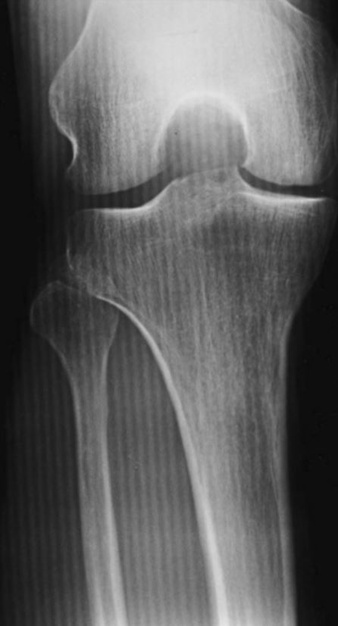
#> input picture DIP_Assignment2/image_1.JPG, 338 x 626 px, shrunk from 446 x 827 before the run
$ python 'Q1_(c)_Asgnmnt-2.py'
#> lines starting #> are read from the running program, lines starting #| are printed output that depends on the picture
''''
#Name- Zahir Khan (112202010)
#DIP Assignment2, Question 1.(c)
'''
# Import necessary libraries
import cv2
import matplotlib.pyplot as plt
import numpy as np
from scipy.signal import convolve2d as conv2


#Reading two Images
Im1=cv2.imread("image_1.JPG")
#> Im1 is the input picture: shape (626, 338, 3); min 8, max 229, mean 94.8
Im2=cv2.imread("image_2.JPG")
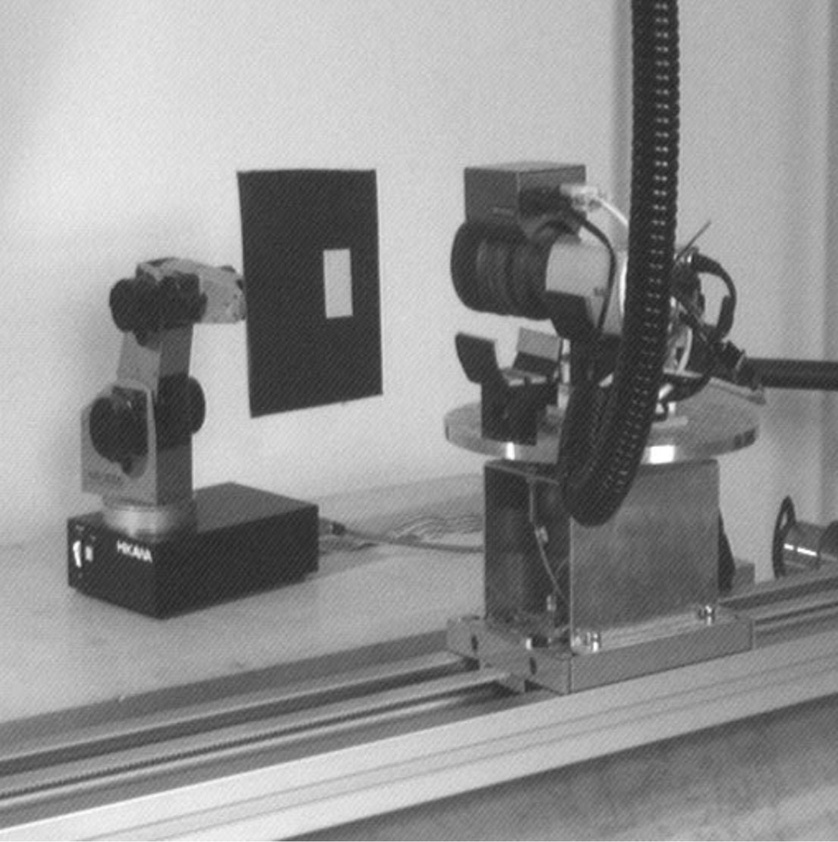
#> input picture DIP_Assignment2/image_2.JPG, 838 x 842 px, shrunk from 1106 x 1112 before the run
#> Im2 is the input picture: shape (842, 838, 3); min 33, max 255, mean 145.2

# Checking dimension of the images for grayscale conversion
if(Im1.ndim==3): #checking color image or not
    Im1= cv2.cvtColor(Im1, cv2.COLOR_BGR2GRAY) #grayscale conversion
#> Im1: shape (626, 338)
if(Im2.ndim==3):
    Im2= cv2.cvtColor(Im2, cv2.COLOR_BGR2GRAY)
#> Im2: shape (842, 838)

#Computing the 2D FT for image 1 and 2  and shifting the zero frequencies to the center
FIm1=np.fft.fftshift(np.fft.fft2(Im1))
FIm2=np.fft.fftshift(np.fft.fft2(Im2))


#Constructing Notch filter for image_1
# creatin mask for first image, Ring shaped square with value 0, and remaining all 1
rows, cols = Im1.shape #counting no. of rows and cols in image
#> rows = 626; cols = 338
R1,C1 = rows//2 , cols//2
#> R1 = 313; C1 = 169
mask1 = np.ones((rows,cols),np.uint8)
mask1[R1-60:R1+60, C1-60:C1-30] = 0
mask1[R1-60:R1+60, C1+30:C1+60] = 0
mask1[R1-60:R1-30, C1-60:C1+60] = 0
mask1[R1+30:R1+60, C1-60:C1+60] = 0

# applying mask1 and inverse DFT on first image
FT_mask_conv_img1 = FIm1*mask1
Shift_FT_mask_conv_img1 = np.fft.ifftshift(FT_mask_conv_img1) #transfering zero frequencies to the center
FT_to_Spatial1 = np.fft.ifft2(Shift_FT_mask_conv_img1) #reconstructing the image by inverse_FT
notch_filt_img1=np.abs(FT_to_Spatial1) #taking absolute values

#Constructing Notch filter for image_2
# creatin mask for second image, square shaped with value 1, and remaining all 0
rows, cols = Im2.shape #counting no. of rows and cols in image
#> rows = 842; cols = 838
R2, C2= rows//2 , cols//2
#> R2 = 421; C2 = 419
mask2 = np.zeros((rows,cols),np.uint8)
mask2[R2-60:R2+60, C2-60:C2+60] = 1

# apply mask2 and inverse DFT on second image
FT_mask_conv_img2 = FIm2*mask2
Shift_FT_mask_conv_img2 = np.fft.ifftshift(FT_mask_conv_img2)  #transfering zero frequencies to the center
FT_to_Spatial2 = np.fft.ifft2(Shift_FT_mask_conv_img2) #reconstructing the image by inverse_FT
notch_filt_img2=np.abs(FT_to_Spatial2) #taking absolute values
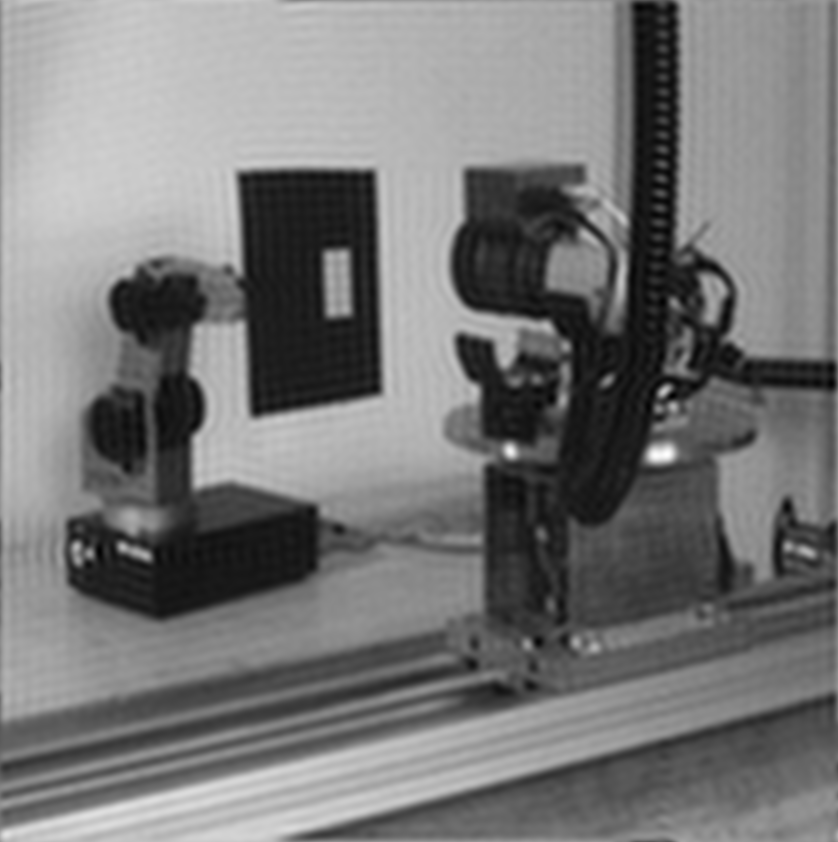
#> notch_filt_img2: shape (842, 838) float64; min 27.2, max 278.6, mean 145.2; drawn with min black and max white

# Diplaying results for image1 and saving them in local directory
I1 = np.log(np.abs(FT_mask_conv_img1))  #log absolute values of DFT masked image
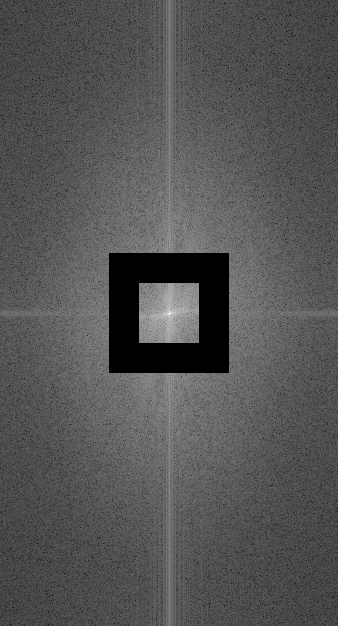
#> I1: shape (626, 338) float64; 5.1% of the values are NaN or infinite; the others: min 0.27, max 16.81, mean 6.04; drawn with min black, max white, NaN and infinite black
epsilon = 1e-10  # Small constant to avoid taking the logarithm of zero
I1 = np.log(np.abs(FT_mask_conv_img1) + epsilon)
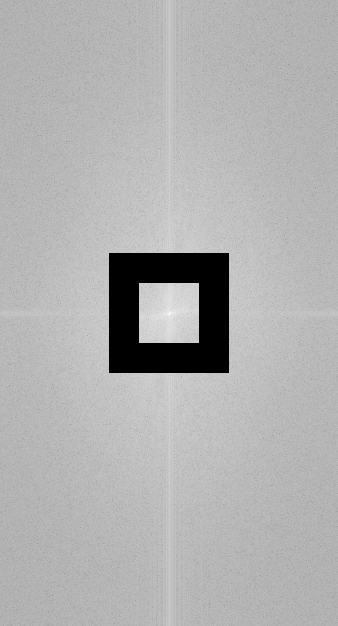
#> I1: shape (626, 338) float64; min -23.03, max 16.81, mean 4.56; drawn with min black and max white
plt.imshow(I1,cmap='gray')
plt.title('Filtered DFT Magnitude Image1')
plt.show()
# Normalizing the magnitude values to the range [0, 255], without doing this image will be saved black in directory
I1_normalized = ((I1 - I1.min()) / (I1.max() - I1.min()) * 255).astype(np.uint8)

cv2.imwrite(r"C:\Users\ZAHIR\OneDrive\Desktop\DIP\Assignment2\Results\Q1_(c)_Filtered_DFT_Magnitude_Image1.JPG", I1_normalized)
plt.imshow(notch_filt_img1,cmap='gray')
plt.title('Notch Filtered Image1')
plt.axis('off')  # Turning off axis values
plt.show()
cv2.imwrite(r"C:\Users\ZAHIR\OneDrive\Desktop\DIP\Assignment2\Results\Q1_(c)_Notch_Filtered_Image1.JPG", notch_filt_img1)

# Diplaying results for image2 and saving them in local directory
I2 = np.log(np.abs(FT_mask_conv_img2))  #log absolute values of DFT masked image
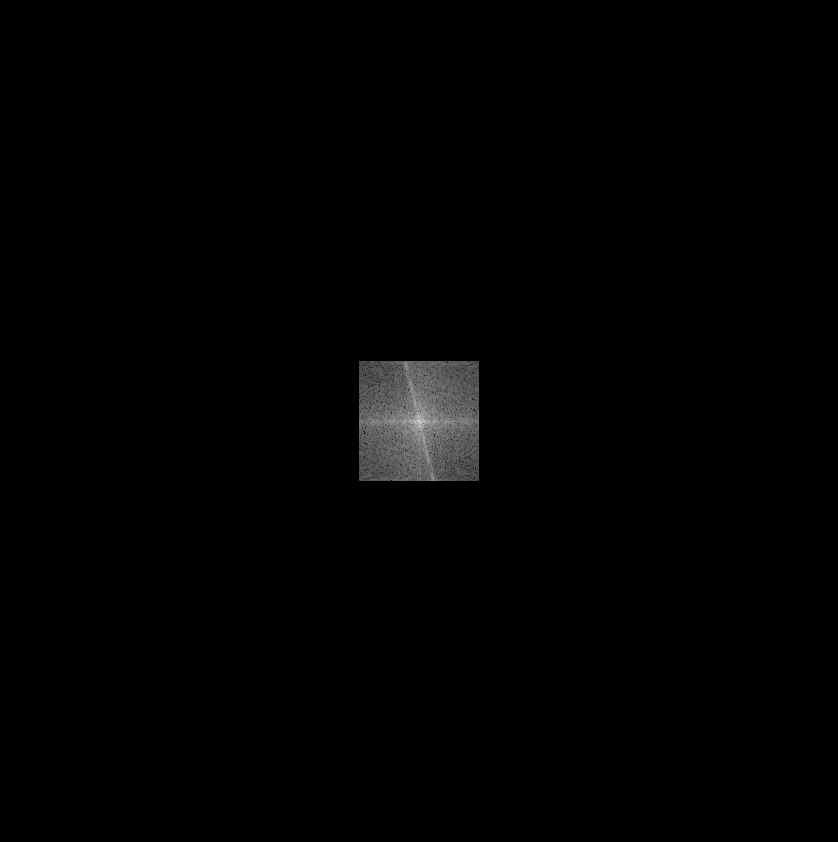
#> I2: shape (842, 838) float64; 97.96% of the values are NaN or infinite; the others: min 5.85, max 18.45, mean 10.78; drawn with min black, max white, NaN and infinite black
epsilon = 1e-10  # Small constant to avoid taking the logarithm of zero
I2 = np.log(np.abs(FT_mask_conv_img2) + epsilon)
plt.imshow(I2,cmap='gray')
plt.title('Filtered DFT Magnitude Image2')
plt.show()
# Normalizing the magnitude values to the range [0, 255], without doing this image will be saved black in directory
I2_normalized = ((I2 - I2.min()) / (I2.max() - I2.min()) * 255).astype(np.uint8)
cv2.imwrite(r"C:\Users\ZAHIR\OneDrive\Desktop\DIP\Assignment2\Results\Q1_(c)_Filtered_DFT_Magnitude_Image2.JPG", I2_normalized)
plt.imshow(notch_filt_img2,cmap='gray')
plt.title('Notch filtered Image2')
plt.axis('off')  # Turning off axis values
plt.show()
cv2.imwrite(r"C:\Users\ZAHIR\OneDrive\Desktop\DIP\Assignment2\Results\Q1_(c)_Notch_Filtered_Image2.JPG", notch_filt_img2)
